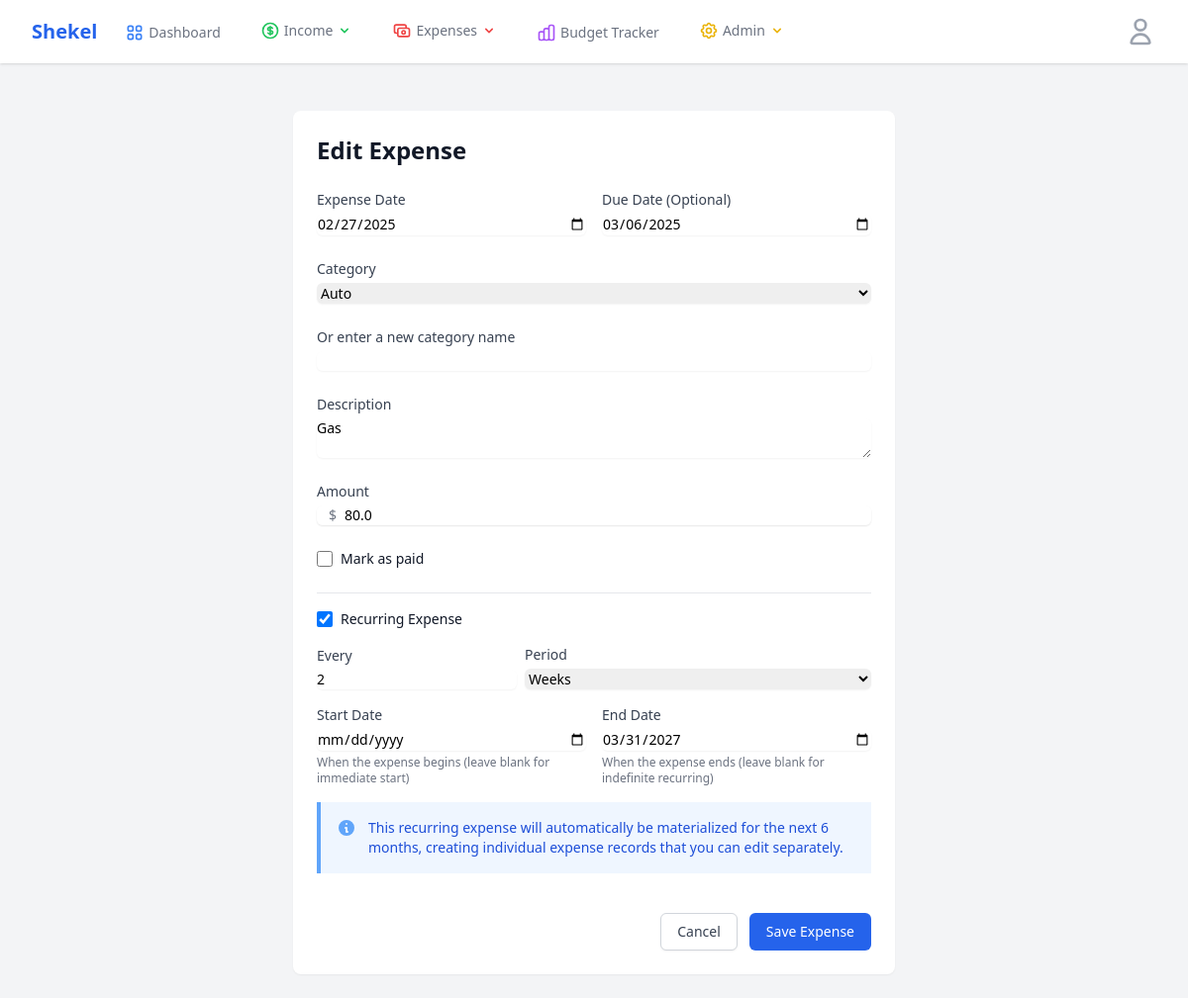
Page /expenses/edit/2 (signed in) on the earlier database version.
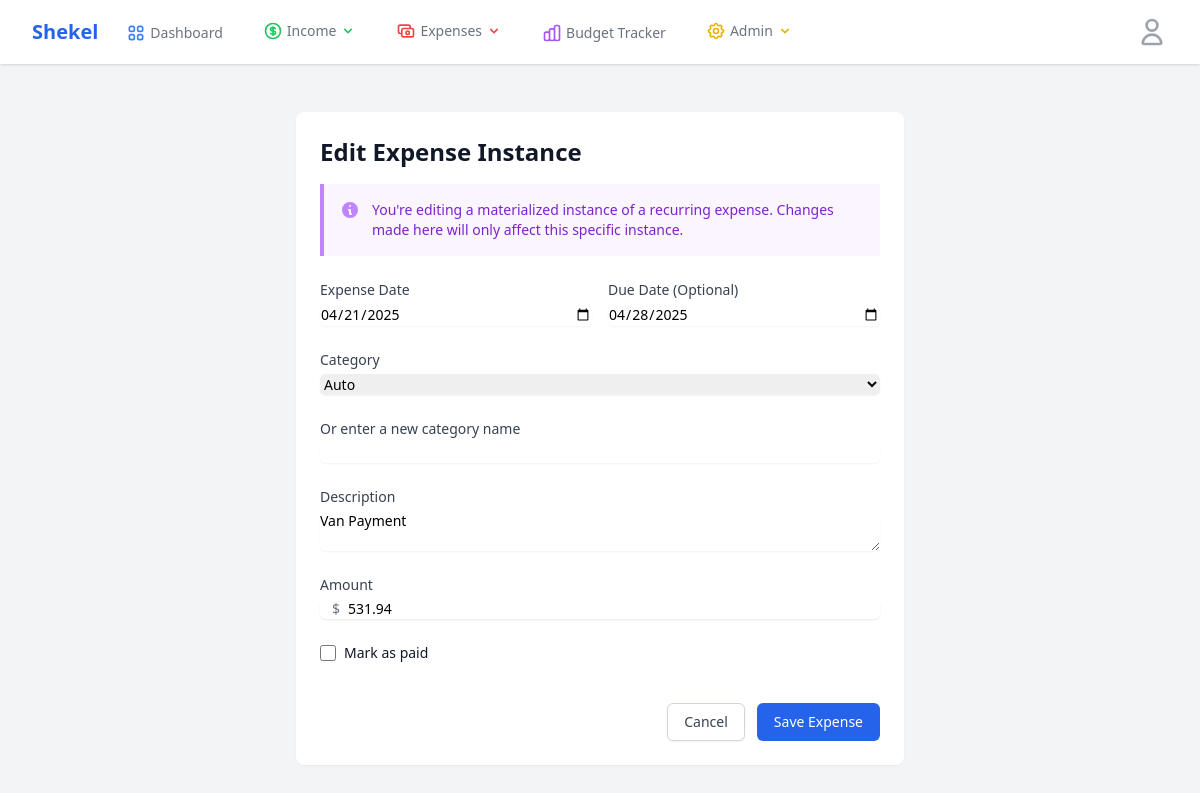
Same page on the later database version.
### app/models.py (models this page shows, shortened)
class Expense(db.Model):
    id = db.Column(db.Integer, primary_key=True)
    date = db.Column(db.Date, nullable=False, index=True)
    due_date = db.Column(db.Date, nullable=True, index=True)
    start_date = db.Column(db.Date, nullable=True, index=True)  # When the expense starts (for recurring)
    end_date = db.Column(db.Date, nullable=True, index=True)    # When the expense ends (for recurring)
    parent_expense_id = db.Column(db.Integer, db.ForeignKey("expense.id"), nullable=True)  # For materialized instances
    category = db.Column(db.String(50), nullable=False)
    category_id = db.Column(db.Integer, db.ForeignKey("expense_category.id"), nullable=True)
    description = db.Column(db.String(200))
    amount = db.Column(db.Float, nullable=False)
    paid = db.Column(db.Boolean, default=False)
    recurring = db.Column(db.Boolean, default=False)
    frequency = db.Column(db.String(20))
    frequency_type = db.Column(db.String(10))
    frequency_value = db.Column(db.Integer)
    user_id = db.Column(db.Integer, db.ForeignKey("user.id"), nullable=False)
    created_at = db.Column(db.DateTime, default=datetime.utcnow)
    updated_at = db.Column(db.DateTime, default=datetime.utcnow, onupdate=datetime.utcnow)
    materialized_instances = db.relationship("Expense", backref=db.backref("parent_expense", remote_side=[id]))

### app/routes.py (the view, shortened to what this page needs)
@main.route("/expenses/edit/<int:id>", methods=["GET", "POST"])
@login_required
def edit_expense(id):
    expense = Expense.query.filter_by(id=id, user_id=current_user.id).first_or_404()
    is_materialized = expense.parent_expense_id is not None
    form = ExpenseForm(obj=expense)
    categories = ExpenseCategory.query.filter_by(user_id=current_user.id).all()
    form.category_id.choices = [(0, "-- Select Category --")] + [
        (c.id, c.name) for c in categories
    ]
    if request.method == "GET":
        if expense.category_id:
            form.category_id.data = expense.category_id
        if expense.frequency_type and expense.frequency_value:
            form.frequency_type.data = expense.frequency_type
            form.frequency_value.data = expense.frequency_value
    return render_template(
        "finance/expense_form.html",
        title="Edit Expense" if not is_materialized else "Edit Expense Instance",
        form=form,
        expense=expense,
        is_materialized=is_materialized,
    )

### app/templates/finance/expense_form.html (shortened to what this page needs)
{% extends "base.html" %}
{% block content %}
<div class="max-w-2xl mx-auto py-6 sm:px-6 lg:px-8">
    <div class="bg-white shadow-sm rounded-lg">
        <div class="px-4 py-5 sm:p-6">
            <h1 class="text-2xl font-bold text-gray-900 mb-4">
                {% if expense %}
                {% if is_materialized %}
                Edit Expense Instance
                {% else %}
                Edit Expense
                {% endif %}
                {% else %}
                Add Expense
                {% endif %}
            </h1>
            {% if is_materialized %}
            <div class="mb-6 bg-purple-50 border-l-4 border-purple-400 p-4">
                <div class="flex">
                    <div class="flex-shrink-0">
                        <svg class="h-5 w-5 text-purple-400" xmlns="http://www.w3.org/2000/svg" viewBox="0 0 20 20"
                            fill="currentColor">
                            <path fill-rule="evenodd"
                                d="M18 10a8 8 0 11-16 0 8 8 0 0116 0zm-7-4a1 1 0 11-2 0 1 1 0 012 0zM9 9a1 1 0 000 2v3a1 1 0 001 1h1a1 1 0 100-2v-3a1 1 0 00-1-1H9z"
                                clip-rule="evenodd" />
                        </svg>
                    </div>
                    <div class="ml-3">
                        <p class="text-sm text-purple-700">
                            You're editing a materialized instance of a recurring expense. Changes made here will only
                            affect this specific instance.
                        </p>
                    </div>
                </div>
            </div>
            {% endif %}
            <form method="POST" class="space-y-6">
                <div class="grid grid-cols-1 md:grid-cols-2 gap-4">
                    <div>
                        <label for="date" class="block text-sm font-medium text-gray-700">Expense Date</label>
                        <div class="mt-1">
                            {{ form.date(class="shadow-sm focus:ring-blue-500 focus:border-blue-500 block w-full
                            sm:text-sm border-gray-300 rounded-md", type="date") }}
                        </div>
                    </div>
                    <div>
                        <label for="due_date" class="block text-sm font-medium text-gray-700">Due Date
                            (Optional)</label>
                        <div class="mt-1">
                            {{ form.due_date(class="shadow-sm focus:ring-blue-500 focus:border-blue-500 block w-full
                            sm:text-sm border-gray-300 rounded-md", type="date") }}
                        </div>
                    </div>
                </div>
                <div>
                    <label for="category_id" class="block text-sm font-medium text-gray-700">Category</label>
                    <div class="mt-1">
                        {{ form.category_id(class="shadow-sm focus:ring-blue-500 focus:border-blue-500 block w-full
                        sm:text-sm border-gray-300 rounded-md") }}
                    </div>
                </div>
                <div>
                    <label for="category_name" class="block text-sm font-medium text-gray-700">
                        Or enter a new category name
                    </label>
                    <div class="mt-1">
                        {{ form.category_name(class="shadow-sm focus:ring-blue-500 focus:border-blue-500 block w-full
                        sm:text-sm border-gray-300 rounded-md") }}
                    </div>
                </div>
                <div>
                    <label for="description" class="block text-sm font-medium text-gray-700">Description</label>
                    <div class="mt-1">
                        {{ form.description(class="shadow-sm focus:ring-blue-500 focus:border-blue-500 block w-full
                        sm:text-sm border-gray-300 rounded-md", rows="2") }}
                    </div>
                </div>
                <div>
                    <label for="amount" class="block text-sm font-medium text-gray-700">Amount</label>
                    <div class="mt-1 relative rounded-md shadow-sm">
                        <div class="absolute inset-y-0 left-0 pl-3 flex items-center pointer-events-none">
                            <span class="text-gray-500 sm:text-sm">$</span>
                        </div>
                        {{ form.amount(class="shadow-sm focus:ring-blue-500 focus:border-blue-500 block w-full pl-7
                        sm:text-sm border-gray-300 rounded-md") }}
                    </div>
                </div>
                <div class="flex items-center">
                    {{ form.paid(class="h-4 w-4 text-blue-600 focus:ring-blue-500 border-gray-300 rounded") }}
                    <label for="paid" class="ml-2 block text-sm text-gray-900">Mark as paid</label>
                </div>
                {% if not is_materialized %}
                <div class="space-y-4 pt-4 border-t border-gray-200">
                    <div class="flex items-center">
                        {{ form.recurring(class="h-4 w-4 text-blue-600 focus:ring-blue-500 border-gray-300 rounded",
                        onclick="toggleRecurringFields()") }}
                        <label for="recurring" class="ml-2 block text-sm text-gray-900">Recurring Expense</label>
                    </div>
                    <div id="recurring-fields" class="{% if not form.recurring.data %}hidden{% endif %} space-y-4">
                        <div id="frequency-fields">
                            <div class="flex items-end space-x-2">
                                <div>
                                    <label for="frequency_value"
                                        class="block text-sm font-medium text-gray-700">Every</label>
                                    <div class="mt-1">
                                        {{ form.frequency_value(class="shadow-sm focus:ring-blue-500
                                        focus:border-blue-500 block w-full sm:text-sm border-gray-300 rounded-md",
                                        min="1", type="number") }}
                                    </div>
                                </div>
                                <div class="flex-grow">
                                    <label for="frequency_type"
                                        class="block text-sm font-medium text-gray-700">Period</label>
                                    <div class="mt-1">
                                        {{ form.frequency_type(class="shadow-sm focus:ring-blue-500
                                        focus:border-blue-500 block w-full sm:text-sm border-gray-300 rounded-md") }}
                                    </div>
                                </div>
                            </div>
                        </div>
                        <div id="recurring-date-fields" class="grid grid-cols-1 md:grid-cols-2 gap-4 mt-4">
                            <div>
                                <label for="start_date" class="block text-sm font-medium text-gray-700">Start
                                    Date</label>
                                <div class="mt-1">
                                    {{ form.start_date(class="shadow-sm focus:ring-blue-500 focus:border-blue-500 block
                                    w-full sm:text-sm border-gray-300 rounded-md", type="date") }}
                                </div>
                                <p class="mt-1 text-xs text-gray-500">When the expense begins (leave blank for immediate
                                    start)</p>
                            </div>
                            <div>
                                <label for="end_date" class="block text-sm font-medium text-gray-700">End Date</label>
                                <div class="mt-1">
                                    {{ form.end_date(class="shadow-sm focus:ring-blue-500 focus:border-blue-500 block
                                    w-full sm:text-sm border-gray-300 rounded-md", type="date") }}
                                </div>
                                <p class="mt-1 text-xs text-gray-500">When the expense ends (leave blank for indefinite
                                    recurring)</p>
                            </div>
                        </div>
                        <div class="mt-4 bg-blue-50 border-l-4 border-blue-400 p-4">
                            <div class="flex">
                                <div class="flex-shrink-0">
                                    <svg class="h-5 w-5 text-blue-400" xmlns="http://www.w3.org/2000/svg"
                                        viewBox="0 0 20 20" fill="currentColor">
                                        <path fill-rule="evenodd"
                                            d="M18 10a8 8 0 11-16 0 8 8 0 0116 0zm-7-4a1 1 0 11-2 0 1 1 0 012 0zM9 9a1 1 0 000 2v3a1 1 0 001 1h1a1 1 0 100-2v-3a1 1 0 00-1-1H9z"
                                            clip-rule="evenodd" />
                                    </svg>
                                </div>
                                <div class="ml-3">
                                    <p class="text-sm text-blue-700">
                                        This recurring expense will automatically be materialized for the next 6 months,
                                        creating individual expense records that you can edit separately.
                                    </p>
                                </div>
                            </div>
                        </div>
                    </div>
                </div>
                {% endif %}
                <div class="flex justify-end space-x-3 pt-4">
                    <a href="{{ url_for('main.manage_expenses') }}"
                        class="px-4 py-2 border border-gray-300 shadow-sm text-sm font-medium rounded-md text-gray-700 bg-white hover:bg-gray-50">
                        Cancel
                    </a>
                    {{ form.submit(class="px-4 py-2 border border-transparent text-sm font-medium rounded-md text-white
                    bg-blue-600 hover:bg-blue-700") }}
                </div>
            </form>
        </div>
    </div>
</div>
{% endblock %}

Differences in the rows shown:
changed Expense "Auto": date "02/27/2025" → "04/21/2025"; due_date "03/06/2025" → "04/28/2025"; description "Gas" → "Van Payment"; amount "80.0" → "531.94"; recurring "☑" → (not shown); frequency_value "2" → (not shown); frequency_type "Weeks" → (not shown); end_date "03/31/2027" → (not shown)
Other differences:
text no longer shown: "Edit Expense Recurring Expense Every Period Start Date When the expense begins (leave blank for immediate start) End Date When the expense ends (leave blank for indefinite recurring) This recurring expense will automatically be materialized for the next 6 months, creating individual expense records that you can edit separately."
text now shown: "Edit Expense Instance You're editing a materialized instance of a recurring expense. Changes made here will only affect this specific instance."
